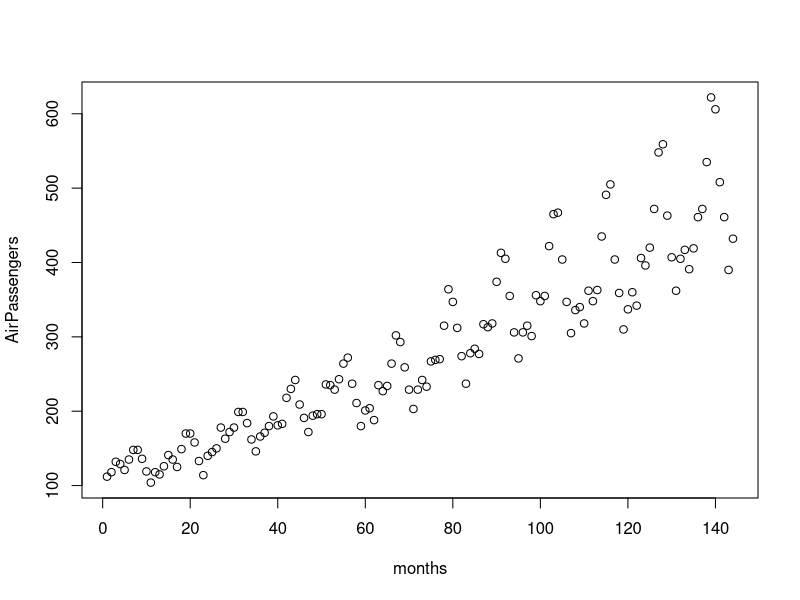
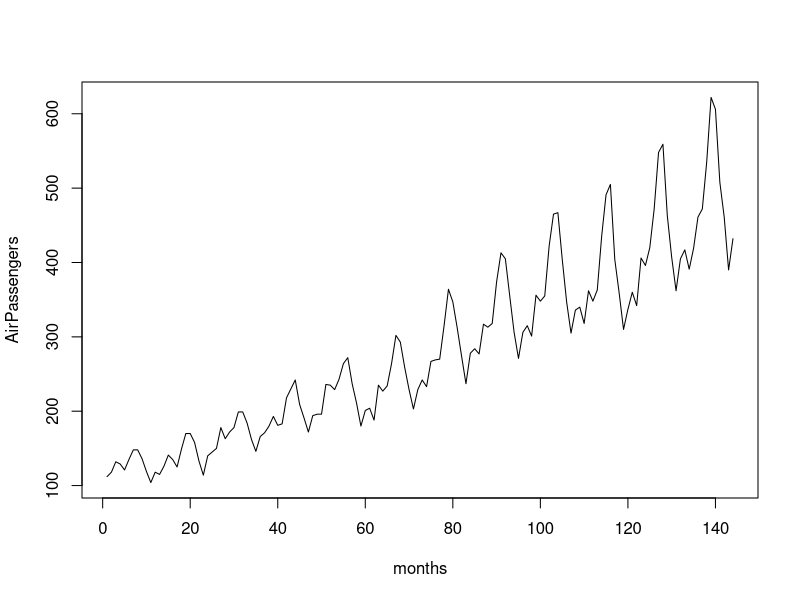
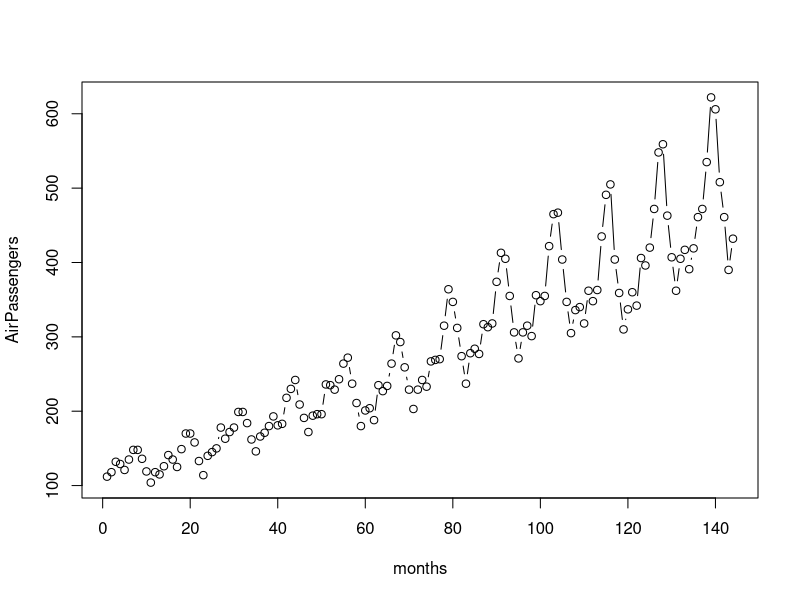
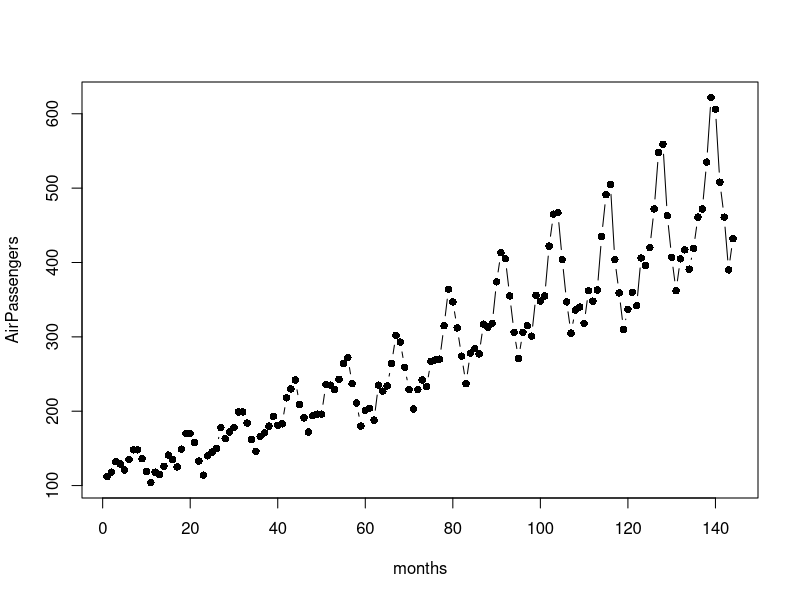
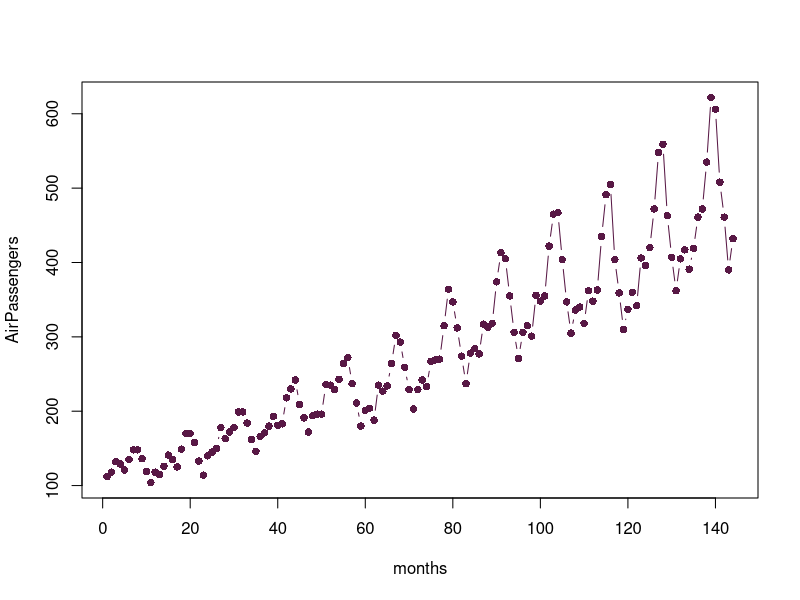
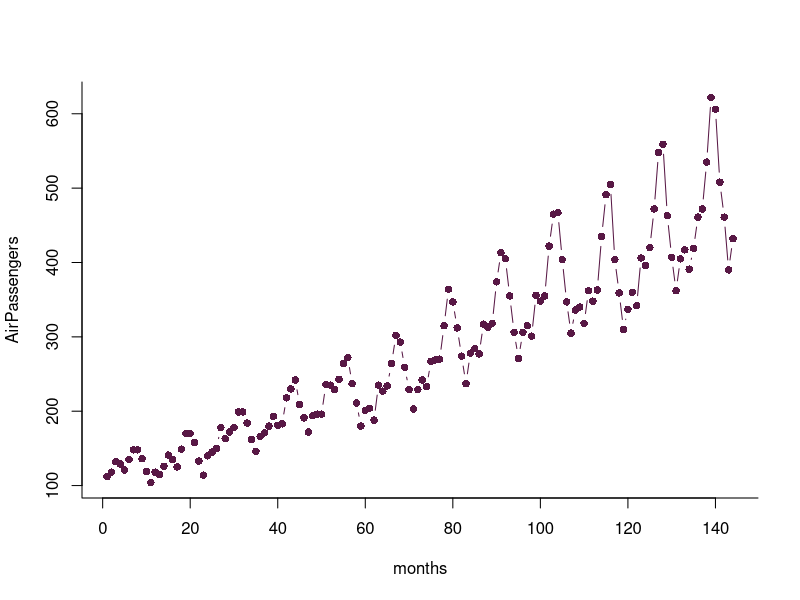
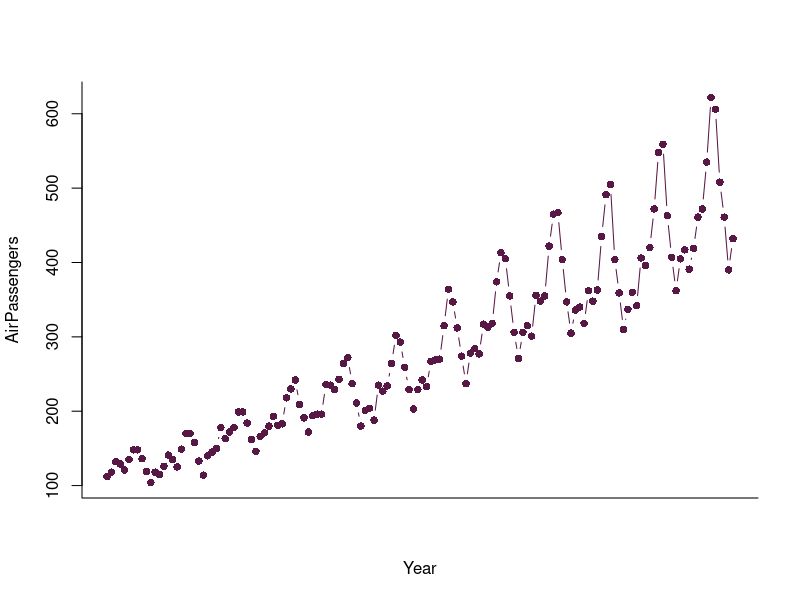
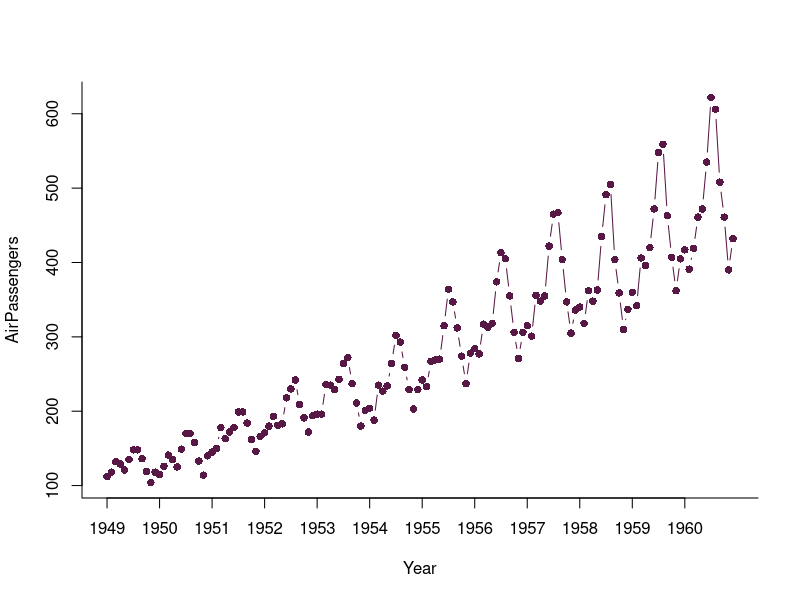

Here is the R script that generated these plots, in order:
## ---- chunk 1
data(AirPassengers)
head(AirPassengers)
## ---- chunk 2
months <- 1:length(AirPassengers)
## ---- chunk 3
plot(months,AirPassengers)
## ---- chunk 4
plot(months,AirPassengers,type="l")
plot(months,AirPassengers,type="b")
## ---- chunk 5
plot(months,AirPassengers,type="b",pch=16)
## ---- chunk 6
plot(months,AirPassengers,type="b",pch=16,col="#581845")
## ---- chunk 7
plot(months,AirPassengers,type="b",pch=16,col="#581845",bty="l")
## ---- chunk 8
plot(months,AirPassengers,type="b",pch=16,col="#581845",bty="l",xaxt="n",xlab="Year")
## ---- chunk 9
plot(months,AirPassengers,type="b",pch=16,col="#581845",bty="l",xaxt="n",xlab="Year")
axis(side = 1,at = seq(from=1,to=144,by=12),labels = 1949:1960)
## ---- chunk 10
plot(months,AirPassengers,type="b",pch=16,col="#581845",bty="l",xaxt="n",
     xlab="Year",ylab="Number of passengers (thousands)")
axis(side = 1,at = seq(from=1,to=144,by=12),labels = 1949:1960)
## ---- chunk 11
# The las parameter changes the orientation of the x labels
# The default is las = 0, which makes all axis text parallel to the axis line
# las = 1 makes all axis text horizontal
par(las=1)
# The tck parameter determines the length of the tick marks on the axes
# The default is tck=-0.5 (negative numbers give ticks outside the axis)
# We will make the tick marks a bit shorter
par(tck=-0.01)
# The mgp parameter changes the spacing between the axis and the axis labels
# The default is c(3,1,0), which leaves a lot of white space
# We will shrink it to c(1.8,0.2,0)
par(mgp=c(1.8,0.2,0))
# The cex parameters control the sizes of points and text in the graph
# The overall cex parameter controls everything together, cex.axis the axis text,
# cex.lab the axis labels, and cex.main the graph title (if you have one)
# We will increase the size of the axis labels slightly from the default of 1
par(cex.lab=1.2)
# Finally for now (although there are many other graphical parameters), the mar
# parameter sets the margin spacing around the figure. The default is c(5.1,4.1,4.1,2.1)
# Since we have removed other white space, we would now have a lot of white space
# around our figure, so we will shrink these margins a bit
par(mar=c(3.2,3.2,0.2,0.2))
plot(months,AirPassengers,type="b",pch=16,col="#581845",bty="l",xaxt="n",
     xlab="Year",ylab="Number of passengers (thousands)")
axis(side = 1,at = seq(from=1,to=144,by=12),labels = 1949:1960)
## ---- chunk 12
data(mtcars)
head(mtcars)
## ---- chunk 13
hist(mtcars$mpg)
## ---- chunk 14
par(tck=-0.01)
par(las=1)
par(mgp=c(1.8,0.2,0))
par(mar=c(3.2,3.2,0.2,0.2))
par(cex.lab=1.2)
hist(mtcars$mpg,breaks=seq(from=10,to=34,by=2),
     xlab="Fuel economy (mpg)",xaxp=c(10,34,12),
     main=NA,col="#581845")
box(bty="l")
## ---- chunk 15
par(tck=-0.01)
par(las=1)
par(mgp=c(2.0,0.2,0))
par(mar=c(3.2,3.2,0.2,0.2))
par(cex.lab=1.2)
plot(density(mtcars$mpg),main=NA,bty="l",col="#581845",xlab="Fuel economy (mpg)")
## ---- chunk 16
par(tck=-0.01)
par(las=1)
par(mgp=c(2.0,0.2,0))
par(mar=c(3.2,3.2,0.2,0.2))
par(cex.lab=1.2)
plot(density(mtcars$mpg),main=NA,bty="l",col="#581845",xlab="Fuel economy (mpg)")
polygon(density(mtcars$mpg),col="#58184577")
## ---- chunk 17
boxplot(mtcars$mpg~mtcars$cyl)
## ---- chunk 18
par(tck=-0.01)
par(las=1)
par(mgp=c(1.8,0.2,0))
par(mar=c(3.2,3.2,0.2,0.2))
par(cex.lab=1.2)
boxplot(mtcars$mpg~mtcars$cyl,frame=FALSE,
        col="#581845",outcol="#581845",
        xlab="Number of cylinders", ylab="Fuel economy (mpg)",
        pch=16)
box(bty="l")
## ---- chunk 19
library(ggplot2)
## ---- chunk 20
mtcars$cyl <- as.factor(mtcars$cyl)
## ---- chunk 21
ggplot(data = mtcars,mapping = aes(x=wt, y=mpg)) + geom_point()
## ---- chunk 22
ggplot(mtcars, aes(x=wt, y=mpg)) + 
  geom_point()+
  geom_smooth(method=lm)
## ---- chunk 23
ggplot(mtcars, aes(x=wt, y=mpg, shape=cyl)) +
  geom_point()
## ---- chunk 24
ggplot(mtcars, aes(x=wt, y=mpg, shape=cyl, color=cyl)) +
  geom_point()
## ---- chunk 25
ggplot(mtcars, aes(x=wt, y=mpg, color=cyl, shape=cyl)) +
  geom_point() + 
  geom_smooth(method=lm)
## ---- chunk 26
ggplot(mtcars, aes(x=wt, y=mpg, color=cyl, shape=cyl)) +
  geom_point() + 
  geom_smooth(method=lm, aes(fill=cyl))
## ---- chunk 27
ggplot(mtcars, aes(x=wt, y=mpg)) + 
  geom_point()+
  geom_smooth(method=lm) + 
  facet_wrap(~cyl)
## ---- chunk 28
ggplot(mtcars, aes(x=wt, y=mpg)) + 
  geom_point()+
  geom_smooth(method=lm) + 
  facet_wrap(~cyl+gear)
## ---- chunk 29
ggplot(mtcars, aes(x=wt, y=mpg)) + 
  geom_point()+
  geom_smooth(method=lm)+
  scale_x_continuous(name = "Car weight (1000 lb)",)+
  scale_y_continuous(name = "Fuel efficiency (MPG)")+
  theme_classic()
